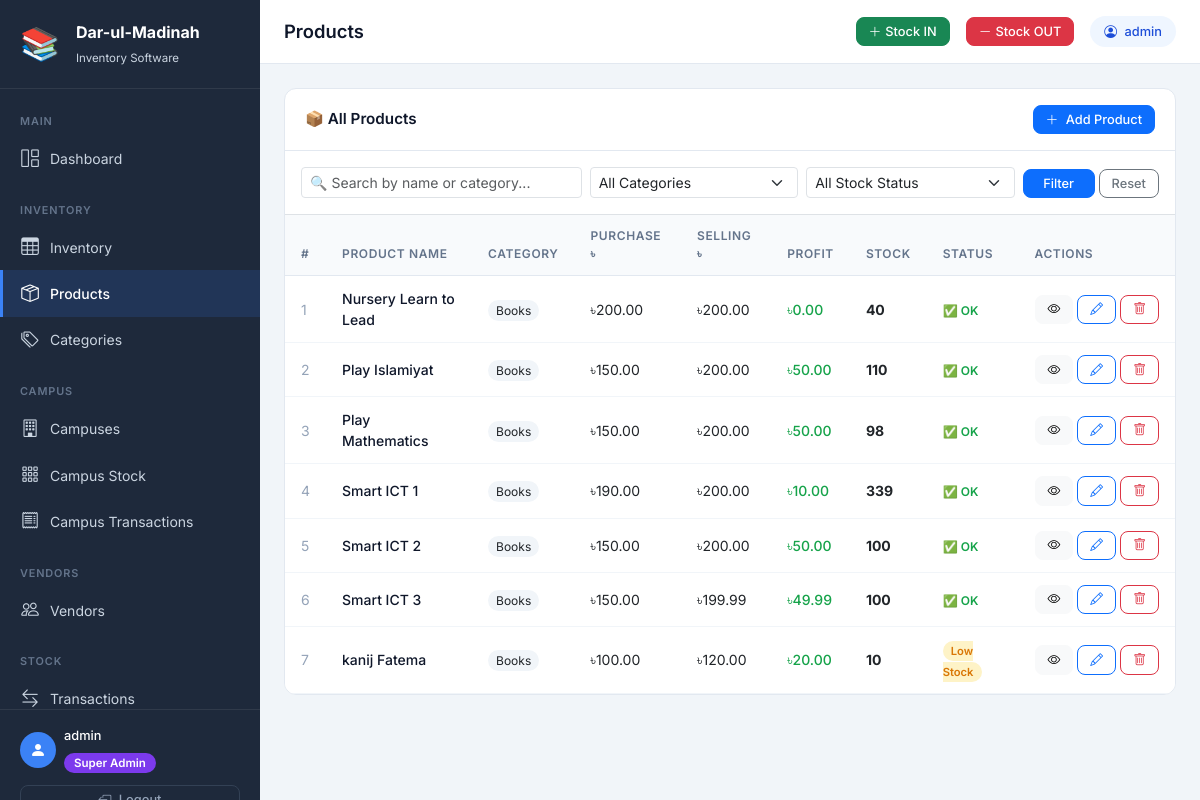
Screenshot of /products/ (signed in) with the database file from the repository.
### inventory/models.py (models this page shows, shortened)
class Product(models.Model):
    name = models.CharField(max_length=200, verbose_name="Product Name")
    category = models.ForeignKey(
        Category, on_delete=models.PROTECT,
        related_name='products', verbose_name="Category"
    )
    purchase_price = models.DecimalField(
        max_digits=10, decimal_places=2,
        verbose_name="Purchase Price (৳)"
    )
    selling_price = models.DecimalField(
        max_digits=10, decimal_places=2,
        verbose_name="Selling Price (৳)"
    )
    quantity = models.PositiveIntegerField(default=0, verbose_name="Current Stock")
    opening_stock = models.PositiveIntegerField(default=0, verbose_name="Opening Stock")
    low_stock_threshold = models.PositiveIntegerField(
        default=10, verbose_name="Low Stock Alert Threshold"
    )
    vendor = models.ForeignKey(
        'Vendor', on_delete=models.SET_NULL,
        null=True, blank=True,
        related_name='products', verbose_name="Vendor"
    )
    description = models.TextField(blank=True, null=True, verbose_name="Description")
    created_at = models.DateTimeField(auto_now_add=True)
    updated_at = models.DateTimeField(auto_now=True)
    class Meta:
        verbose_name = "Product"
        verbose_name_plural = "Products"
        ordering = ['name']
    @property
    def is_low_stock(self):
        return self.quantity <= self.low_stock_threshold
    @property
    def profit_margin(self):
        return self.selling_price - self.purchase_price

class Category(models.Model):
    name = models.CharField(max_length=100, unique=True, verbose_name="Category Name")
    description = models.TextField(blank=True, null=True, verbose_name="Description")
    created_at = models.DateTimeField(auto_now_add=True)
    class Meta:
        verbose_name = "Category"
        verbose_name_plural = "Categories"
        ordering = ['name']

### inventory/views.py (the view)
# urls.py: path('products/', views.product_list, name='product_list'),
@login_required
def product_list(request):
    if not is_super_admin(request.user):
        messages.error(request, '❌ Access denied!')
        return redirect('dashboard')
    query = request.GET.get('q', '')
    category_filter = request.GET.get('category', '')
    stock_filter = request.GET.get('stock', '')
    products = Product.objects.select_related('category').order_by('name')
    if query:
        products = products.filter(
            Q(name__icontains=query) | Q(category__name__icontains=query)
        )
    if category_filter:
        products = products.filter(category_id=category_filter)
    if stock_filter == 'out':
        products = products.filter(quantity=0)
    elif stock_filter == 'low':
        all_prods = list(products)
        products = [p for p in all_prods if p.is_low_stock and p.quantity > 0]
    elif stock_filter == 'ok':
        all_prods = list(products)
        products = [p for p in all_prods if not p.is_low_stock]
    paginator = Paginator(products, 15)
    page_obj = paginator.get_page(request.GET.get('page'))
    categories = Category.objects.all()
    return render(request, 'inventory/product_list.html', {
        'page_obj': page_obj,
        'query': query,
        'category_filter': category_filter,
        'stock_filter': stock_filter,
        'categories': categories,
        'page_title': 'Products',
    })

### inventory/views.py (called while the page is built)
def is_super_admin(user):
    return user.is_superuser or user.is_staff

### inventory/templates/inventory/product_list.html (shortened to what this page needs)
{% extends "inventory/base.html" %}
{% block content %}
<div class="table-card mb-4">
    <div class="table-card-header flex-wrap gap-2">
        <h5>📦 All Products</h5>
        <a href="{% url 'product_create' %}" class="btn btn-primary btn-sm">
            <i class="bi bi-plus-lg me-1"></i> Add Product
        </a>
    </div>
    <div class="p-3 border-bottom">
        <form method="get" class="row g-2 align-items-end">
            <div class="col-md-4">
                <input type="text" name="q" value="{{ query }}"
                    class="form-control form-control-sm"
                    placeholder="🔍 Search by name or category...">
            </div>
            <div class="col-md-3">
                <select name="category" class="form-select form-select-sm">
                    <option value="">All Categories</option>
                </select>
            </div>
            <div class="col-md-3">
                <select name="stock" class="form-select form-select-sm">
                    <option value="">All Stock Status</option>
                </select>
            </div>
            <div class="col-md-2 d-flex gap-1">
                <button type="submit" class="btn btn-primary btn-sm flex-grow-1">Filter</button>
                <a href="{% url 'product_list' %}" class="btn btn-outline-secondary btn-sm">Reset</a>
            </div>
        </form>
    </div>
    <div style="overflow-x:auto;">
        <table class="table table-hover mb-0">
            <thead>
                <tr>
                    <th>#</th>
                    <th>Product Name</th>
                    <th>Category</th>
                    <th>Purchase ৳</th>
                    <th>Selling ৳</th>
                    <th>Profit</th>
                    <th>Stock</th>
                    <th>Status</th>
                    <th>Actions</th>
                </tr>
            </thead>
            <tbody>
                {% for product in page_obj %}
                <tr>
                    <td style="color:#94a3b8;">{{ forloop.counter }}</td>
                    <td>
                        <a href="{% url 'product_detail' product.pk %}"
                            style="font-weight:500;color:#0f172a;text-decoration:none;">
                            {{ product.name }}
                        </a>
                    </td>
                    <td>
                        <span style="background:#f1f5f9;padding:3px 8px;border-radius:20px;font-size:0.75rem;">
                            {{ product.category.name }}
                        </span>
                    </td>
                    <td>৳{{ product.purchase_price }}</td>
                    <td>৳{{ product.selling_price }}</td>
                    <td>
                        <span style="color:{% if product.profit_margin >= 0 %}#16a34a{% else %}#dc2626{% endif %};font-weight:500;">
                            ৳{{ product.profit_margin }}
                        </span>
                    </td>
                    <td><strong>{{ product.quantity }}</strong></td>
                    <td>
                        {% if product.quantity == 0 %}
                            <span class="badge-out-stock">Out of Stock</span>
                        {% elif product.is_low_stock %}
                            <span class="badge-low">Low Stock</span>
                        {% else %}
                            <span style="color:#16a34a;font-size:0.75rem;font-weight:600;">✅ OK</span>
                        {% endif %}
                    </td>
                    <td>
                        <div class="d-flex gap-1">
                            <a href="{% url 'product_detail' product.pk %}"
                                class="btn btn-sm btn-light" title="View">
                                <i class="bi bi-eye"></i>
                            </a>
                            <a href="{% url 'product_edit' product.pk %}"
                                class="btn btn-sm btn-outline-primary" title="Edit">
                                <i class="bi bi-pencil"></i>
                            </a>
                            <a href="{% url 'product_delete' product.pk %}"
                                class="btn btn-sm btn-outline-danger" title="Delete">
                                <i class="bi bi-trash"></i>
                            </a>
                        </div>
                    </td>
                </tr>
                {% endfor %}
            </tbody>
        </table>
    </div>
</div>
{% endblock %}

### inventory/templates/inventory/base.html (shortened to what this page needs)
<!DOCTYPE html>
<html lang="en">
<head>
    <link href="https://cdn.jsdelivr.net/npm/bootstrap@5.3.0/dist/css/bootstrap.min.css" rel="stylesheet">
    <link href="https://cdn.jsdelivr.net/npm/bootstrap-icons@1.11.0/font/bootstrap-icons.css" rel="stylesheet">
</head>
<body>
<aside class="sidebar">
    <a href="{% url 'dashboard' %}" class="sidebar-brand d-flex align-items-center gap-3">
        <div class="brand-icon">📚</div>
        <div>
            <span class="brand-title">Dar-ul-Madinah</span>
            <span class="brand-sub">
                {% if request.user.is_superuser or request.user.is_staff %}
                    Inventory Software
                {% else %}
                    Campus Portal
                {% endif %}
            </span>
        </div>
    </a>
    <nav class="sidebar-nav">
        <span class="nav-section-label">Main</span>
        <a href="{% url 'dashboard' %}" class="sidebar-link {% if request.resolver_match.url_name == 'dashboard' %}active{% endif %}">
            <i class="bi bi-grid-1x2"></i> Dashboard
        </a>
        {% if request.user.is_superuser or request.user.is_staff %}
        <span class="nav-section-label mt-2">Inventory</span>
        <a href="{% url 'inventory_overview' %}" class="sidebar-link {% if request.resolver_match.url_name == 'inventory_overview' %}active{% endif %}">
            <i class="bi bi-table"></i> Inventory
        </a>
        <a href="{% url 'product_list' %}" class="sidebar-link {% if 'product' in request.resolver_match.url_name %}active{% endif %}">
            <i class="bi bi-box-seam"></i> Products
        </a>
        <a href="{% url 'category_list' %}" class="sidebar-link {% if 'category' in request.resolver_match.url_name %}active{% endif %}">
            <i class="bi bi-tags"></i> Categories
        </a>
        <span class="nav-section-label mt-2">Campus</span>
        <a href="{% url 'campus_list' %}" class="sidebar-link ">
            <i class="bi bi-building"></i> Campuses
        </a>
        <a href="{% url 'campus_stock_dashboard' %}" class="sidebar-link {% if request.resolver_match.url_name == 'campus_stock_dashboard' %}active{% endif %}">
            <i class="bi bi-grid-3x3-gap"></i> Campus Stock
        </a>
        <a href="{% url 'campus_transaction_report' %}" class="sidebar-link {% if request.resolver_match.url_name == 'campus_transaction_report' %}active{% endif %}">
            <i class="bi bi-receipt"></i> Campus Transactions
        </a>
        <span class="nav-section-label mt-2">Vendors</span>
        <a href="{% url 'vendor_list' %}" class="sidebar-link {% if 'vendor' in request.resolver_match.url_name %}active{% endif %}">
            <i class="bi bi-people"></i> Vendors
        </a>
        <span class="nav-section-label mt-2">Stock</span>
        <a href="{% url 'stock_log_list' %}" class="sidebar-link {% if request.resolver_match.url_name == 'stock_log_list' %}active{% endif %}">
            <i class="bi bi-arrow-left-right"></i> Transactions
        </a>
        {% endif %}
    </nav>
    <div class="sidebar-footer">
        <div class="d-flex align-items-center gap-2 mb-2">
            <div style="width:36px;height:36px;background:#3b82f6;border-radius:50%;display:flex;align-items:center;justify-content:center;">
                <i class="bi bi-person-fill text-white" style="font-size:1rem;"></i>
            </div>
            <div>
                <div style="color:#fff;font-size:0.8rem;font-weight:500;">
                    {{ request.user.get_full_name|default:request.user.username }}
                </div>
                <div class="mt-1">
                    {% if request.user.is_superuser or request.user.is_staff %}
                        <span class="role-badge-super">Super Admin</span>
                    {% else %}
                        <span class="role-badge-campus">Campus Admin</span>
                    {% endif %}
                </div>
            </div>
        </div>
        <a href="{% url 'logout' %}" class="btn btn-sm btn-outline-secondary w-100 mt-1" style="border-color:#334155;color:#94a3b8;">
            <i class="bi bi-box-arrow-left me-1"></i> Logout
        </a>
    </div>
</aside>
<div class="main-wrapper">
    <div class="top-navbar">
        <h1 class="page-heading flex-grow-1">
            {% block page_heading %}{{ page_title|default:"Dashboard" }}{% endblock %}
        </h1>
        {% if request.user.is_superuser or request.user.is_staff %}
            <a href="{% url 'stock_in' %}" class="btn btn-sm btn-success d-none d-md-flex align-items-center gap-1">
                <i class="bi bi-plus-lg"></i> Stock IN
            </a>
            <a href="{% url 'stock_out' %}" class="btn btn-sm btn-danger d-none d-md-flex align-items-center gap-1">
                <i class="bi bi-dash-lg"></i> Stock OUT
            </a>
        {% endif %}
        <div class="user-badge d-none d-md-block">
            <i class="bi bi-person-circle me-1"></i> {{ request.user.username }}
        </div>
    </div>
    <main class="page-content">
        {% block content %}{% endblock %}
    </main>
</div>
</body>
</html>

### inventory/templates/inventory/base.html (style rules this page uses)
:root { --sidebar-width: 260px; --sidebar-bg: #1e293b; --sidebar-text: #cbd5e1; --sidebar-active: #3b82f6; }
* { font-family: 'Inter', sans-serif; }
body { background-color: #f1f5f9; min-height: 100vh; }
.sidebar { width: var(--sidebar-width); min-height: 100vh; background: var(--sidebar-bg); position: fixed; top: 0; left: 0; z-index: 1000; display: flex; flex-direction: column; }
.sidebar-brand { padding: 20px; border-bottom: 1px solid rgba(255,255,255,0.08); text-decoration: none; }
.brand-title { color: #fff; font-size: 1rem; font-weight: 700; display: block; }
.brand-sub { color: var(--sidebar-text); font-size: 0.72rem; }
.brand-icon { font-size: 2rem; color: var(--sidebar-active); }
.sidebar-nav { flex: 1; padding: 12px 0; overflow-y: auto; overflow-x: hidden; max-height: calc(100vh - 180px); }
.nav-section-label { color: #64748b; font-size: 0.68rem; font-weight: 600; text-transform: uppercase; letter-spacing: 0.08em; padding: 12px 20px 6px; display: block; }
.sidebar-link { display: flex; align-items: center; gap: 10px; padding: 10px 20px; color: var(--sidebar-text); text-decoration: none; font-size: 0.875rem; transition: all 0.15s ease; position: relative; }
.sidebar-link.active { background: rgba(59,130,246,0.15); color: #fff; font-weight: 500; }
.sidebar-link.active::before { content: ''; position: absolute; left: 0; top: 0; bottom: 0; width: 3px; background: var(--sidebar-active); }
.sidebar-link i { font-size: 1.1rem; width: 20px; text-align: center; }
.sidebar-footer { padding: 16px 20px; border-top: 1px solid rgba(255,255,255,0.08); }
.main-wrapper { margin-left: var(--sidebar-width); min-height: 100vh; display: flex; flex-direction: column; }
.top-navbar { background: #fff; border-bottom: 1px solid #e2e8f0; height: 64px; display: flex; align-items: center; padding: 0 24px; gap: 16px; position: sticky; top: 0; z-index: 100; }
.page-heading { font-size: 1.15rem; font-weight: 600; color: #0f172a; margin: 0; }
.user-badge { background: #eff6ff; color: #1d4ed8; padding: 6px 14px; border-radius: 20px; font-size: 0.8rem; font-weight: 500; }
.role-badge-super { background: #7c3aed; color: #fff; padding: 3px 10px; border-radius: 20px; font-size: 0.72rem; font-weight: 600; }
.page-content { flex: 1; padding: 24px; }
.table-card { background: #fff; border-radius: 12px; border: 1px solid #e2e8f0; overflow: hidden; }
.table-card-header { padding: 16px 20px; border-bottom: 1px solid #e2e8f0; display: flex; align-items: center; justify-content: space-between; gap: 12px; }
.table-card-header h5 { margin: 0; font-size: 0.95rem; font-weight: 600; color: #0f172a; }
.table thead th { background: #f8fafc; color: #64748b; font-size: 0.75rem; font-weight: 600; text-transform: uppercase; letter-spacing: 0.05em; border-bottom: 1px solid #e2e8f0; padding: 12px 16px; }
.table tbody td { padding: 12px 16px; vertical-align: middle; border-bottom: 1px solid #f1f5f9; font-size: 0.875rem; }
.badge-low { background: #fef3c7; color: #d97706; padding: 3px 8px; border-radius: 20px; font-size: 0.7rem; font-weight: 600; }
.btn { border-radius: 8px; font-weight: 500; font-size: 0.875rem; }
.btn-sm { font-size: 0.8rem; padding: 4px 12px; }

### rows the page displays
Product: name "Nursery Learn to Lead", category.name "Books", purchase_price "200.00", selling_price "200.00", profit_margin "0.00", quantity "40", low_stock_threshold "✅ OK"
Product: name "Play Islamiyat", category.name "Books", purchase_price "150.00", selling_price "200.00", profit_margin "50.00", quantity "110", low_stock_threshold "✅ OK"
Product: name "Play Mathematics", category.name "Books", purchase_price "150.00", selling_price "200.00", profit_margin "50.00", quantity "98", low_stock_threshold "✅ OK"
Product: name "Smart ICT 1", category.name "Books", purchase_price "190.00", selling_price "200.00", profit_margin "10.00", quantity "339", low_stock_threshold "✅ OK"
Product: name "Smart ICT 2", category.name "Books", purchase_price "150.00", selling_price "200.00", profit_margin "50.00", quantity "100", low_stock_threshold "✅ OK"
Product: name "Smart ICT 3", category.name "Books", purchase_price "150.00", selling_price "199.99", profit_margin "49.99", quantity "100", low_stock_threshold "✅ OK"
Product: name "kanij Fatema", category.name "Books", purchase_price "100.00", selling_price "120.00", profit_margin "20.00", quantity "10", low_stock_threshold "Low Stock"

### other values shown
{{ request.user.get_full_name|default:request.user.username }} "admin"
{{ page_title|default:"Dashboard" }} "Products"
{{ request.user.username }} "admin"
